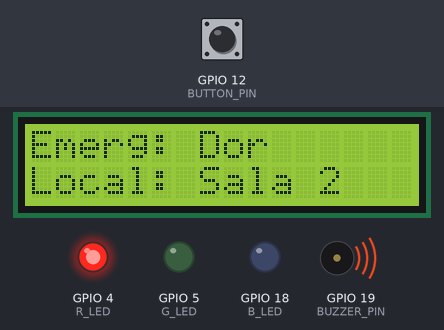
Recording of a sketch running on a simulated ESP32. Parts: 16×2 character LCD, output pins drawn as LEDs (lit = HIGH), buzzer (waves = sounding). The inputs (shaded band) are chosen by the test bench; at power-on: GPIO 12 (BUTTON_PIN) HIGH. Random numbers use the default seed unless the sketch sets one.

Above: at 0.93 s.
1.3 s: GPIO 12 (BUTTON_PIN) pulled LOW for 0.75 s
At 2.7 s:
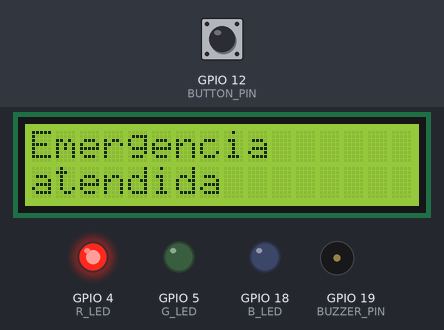
5.3 s: GPIO 12 (BUTTON_PIN) pulled LOW for 1 s
9.6 s: GPIO 12 (BUTTON_PIN) pulled LOW for 3.2 s
At 15.2 s:
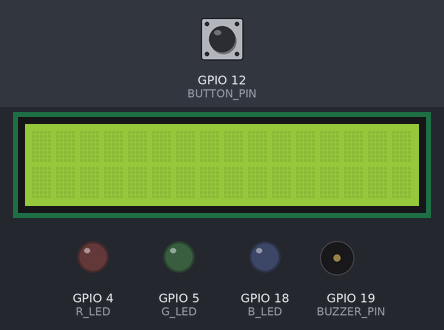
19.0 s: GPIO 12 (BUTTON_PIN) pulled LOW for 0.75 s
At 24.4 s:
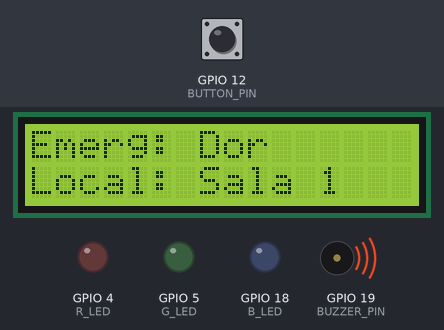
25.4 s: GPIO 12 (BUTTON_PIN) pulled LOW for 0.75 s
At 31.4 s:
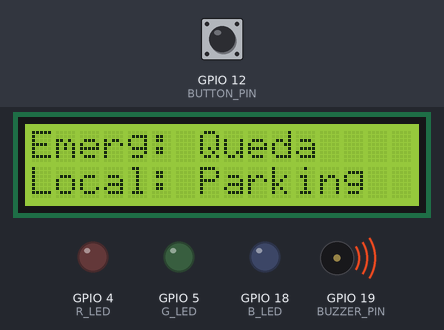
32.7 s: GPIO 12 (BUTTON_PIN) pulled LOW for 1 s
At 38.2 s:
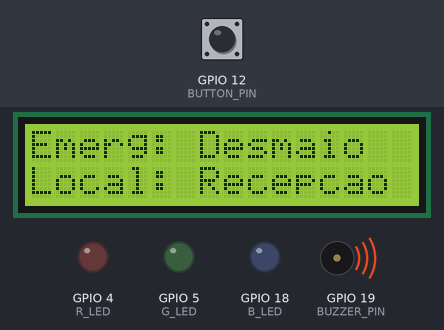
Timing chart, 0 to 40.0 s (numbered marks = the images above; inputs shaded):
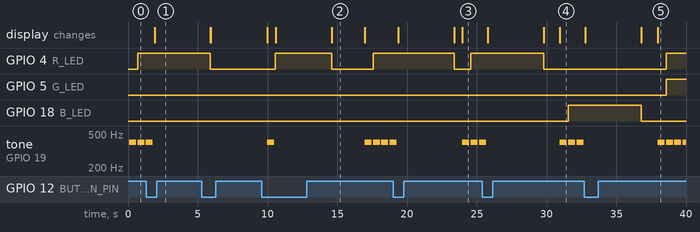

Measured:
- after the input at 1.3 s, the display: changes after 0.61 s (image 1)
- after the input at 19.0 s, GPIO 4 (R_LED): HIGH → LOW after 4.4 s, → HIGH 1.2 s later; the display: first changes after 0.39 s (image 3 shows a later state)
- after the input at 25.4 s, GPIO 4 (R_LED): HIGH → LOW after 4.4 s; GPIO 18 (B_LED): LOW → HIGH after 6.2 s; the display: first changes after 0.38 s (image 4 shows a later state)
- after the input at 32.7 s, GPIO 4 (R_LED), GPIO 5 (G_LED): LOW → HIGH after 5.9 s; GPIO 18 (B_LED): HIGH → LOW after 4.1 s; the display: first changes after 0.09 s (image 5 shows a later state)
- what the display in image 2 shows lasts 2.4 s, from 14.6 s to 17.0 s

The sketch:

sketch.ino
```cpp
#include <LiquidCrystal_I2C.h> // biblioteca para utilizar o display LCD I2C;

LiquidCrystal_I2C lcd(0x27, 16, 2); // configurações do display;

#define R_LED 4 // LED vermelho no pino 4
#define G_LED 5 // LED verde no pino 5
#define B_LED 18 // LED azul no pino 18
#define BUTTON_PIN 12 // botão no pino 12
#define BUZZER_PIN 19 // buzzer no pino 19

// classe para simular as emergências que ocorrem no hospital;
class Emergency {
  public:
    String type;
    String local;
    int level;
    bool handled;

    // construtor da classe Emergency;
    Emergency(String _type, String _local, int _level) {
      type = _type;
      local = _local;
      level = _level;
      handled = false;
    }

    // exibe informações da emergência no LCD simulando o que os médicos verão no dia a dia;
    void printEmergency() {
      lcd.backlight();
      lcd.clear();
      lcd.setCursor(0, 0);
      lcd.print("Emerg: " + type); // Emerg = Emergência
      lcd.setCursor(0, 1);
      lcd.print("Local: " + local);
    }

    // controla os LEDs com base no nível da emergência e se foi tratada por algum médico;
    void emergencyLevelLED() {
      if (handled) {
        digitalWrite(R_LED, LOW);
        digitalWrite(G_LED, LOW);
        digitalWrite(B_LED, LOW);
      } else {

        tone(BUZZER_PIN, 400, 500); // Buzzer emite som na frequência de 400Hz por 500ms
        delay(600); // Intervalo de 100ms entre cada emissão de som

        if (level == 3) { // vermelho para alta severidade;
          digitalWrite(R_LED, HIGH);
          digitalWrite(G_LED, LOW);
          digitalWrite(B_LED, LOW);
        } else if (level == 2) { // amarelo para média severidade;
          digitalWrite(R_LED, HIGH);
          digitalWrite(G_LED, HIGH);
          digitalWrite(B_LED, LOW);
        } else if (level == 1) { // azul para branda severidade;
          digitalWrite(R_LED, LOW);
          digitalWrite(G_LED, LOW);
          digitalWrite(B_LED, HIGH);
        }
      }
    }

    // verifica se o botão de atendimento foi pressionado
    void checkButtonHandled(int buttonPin) {
      if (digitalRead(buttonPin) == LOW) {
        handled = true;
        noTone(BUZZER_PIN); // Buzzer é silenciado
        lcd.clear();
        lcd.setCursor(0, 0);
        lcd.print("Emergencia");
        lcd.setCursor(0, 1);
        lcd.print("atendida");
        delay(4000); // tirar depois, troca pelo millis
        lcd.clear();
      }
    }
};

// criando listas de situações hipotéticas para serem combinadas como emergências (apenas para teste);
String types[] = {"Queda", "Dor", "Desmaio"};
String locals[] = {"Sala 1", "Sala 2", "Parking", "Recepcao"};
int levels[] = {1, 2, 3};

// função para gerar uma emergência aleatória;
Emergency generateRandomEmergency() {
  String randomType = types[random(3)];
  String randomLocal = locals[random(4)];
  int randomLevel = levels[random(3)];
  return Emergency(randomType, randomLocal, randomLevel);
}

Emergency currentEmergency("", "", 0); // iniciando a variável com esses valores apenas para estar de acordo com o construtor que demanda 3 parâmetros;

unsigned long lastEmergencyTime = 0;
unsigned long emergencyInterval = 7000; // intervalo de 7 segundos entre emergências;

void setup() {
  // inicialização do hardware e configurações;

  pinMode(R_LED, OUTPUT);
  pinMode(G_LED, OUTPUT);
  pinMode(B_LED, OUTPUT);
  pinMode(BUTTON_PIN, INPUT_PULLUP);
  pinMode(BUZZER_PIN, OUTPUT);

  lcd.init();

  // inicializa a emergência atual com uma emergência aleatória;
  currentEmergency = generateRandomEmergency();
  currentEmergency.printEmergency();

  lastEmergencyTime = millis(); // inicializa o tempo da última emergência
}

void loop() {
  // execução principal do programa
  currentEmergency.emergencyLevelLED();
  currentEmergency.checkButtonHandled(BUTTON_PIN);

  unsigned long currentTime = millis();

  // verifica se é hora de gerar uma nova emergência após um intervalo
  if (currentEmergency.handled && (currentTime - lastEmergencyTime >= emergencyInterval)) {
    currentEmergency = generateRandomEmergency();
    currentEmergency.printEmergency();
    lastEmergencyTime = currentTime;
  }
}
```
